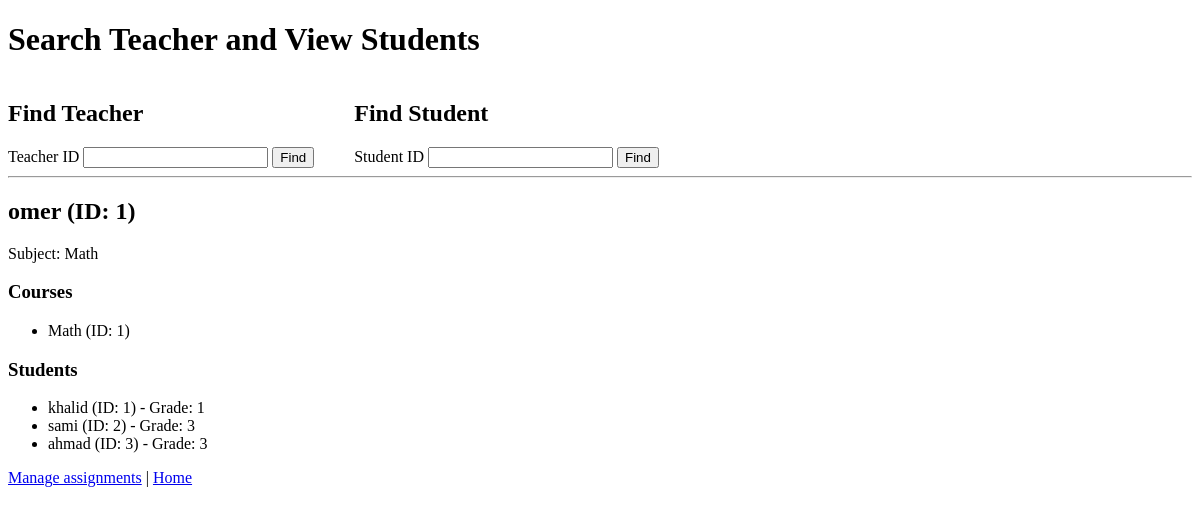
Before: /search/1 with the older database file.
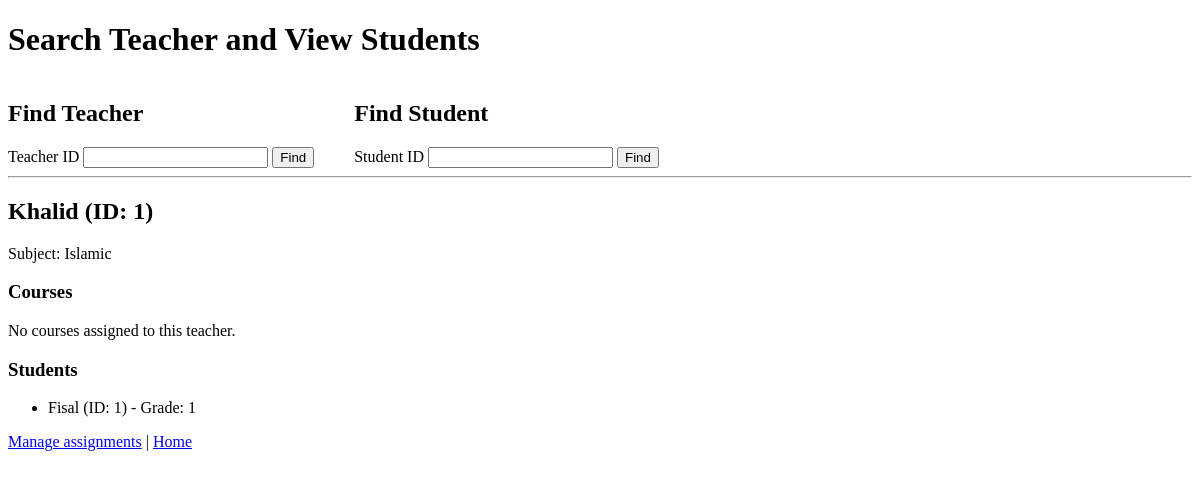
After: the same page with the newer database file.
### models/tables.py (models this page shows)
class Teachers(Base):
    __tablename__ = 'teachers'
    id = Column(Integer, primary_key=True, index=True)
    name = Column(String, index=True)
    subject = Column(String, index=True)
    students = relationship("Students", secondary=teacher_student_association, back_populates="teachers")
    courses = relationship("Courses", secondary=teacher_course_association, back_populates="teachers")

class Courses(Base):
    __tablename__ = 'courses'
    id = Column(Integer, primary_key=True, index=True)
    name = Column(String, index=True)
    teachers = relationship("Teachers", secondary=teacher_course_association, back_populates="courses")
    students = relationship("Students", secondary=student_course_association, back_populates="courses")

class Students(Base):
    __tablename__ = 'students'
    id = Column(Integer, primary_key=True, index=True)
    name = Column(String, index=True)
    grade = Column(String, index=True)
    teachers = relationship("Teachers", secondary=teacher_student_association, back_populates="students")
    courses = relationship("Courses", secondary=student_course_association, back_populates="students")

### main.py (the view)
@app.get("/search/{teacher_id}")
def get_teacher_by_id(request: Request, teacher_id: int, db=Depends(get_db)):
    teacher = db.query(Teachers).filter(Teachers.id == teacher_id).first()
    if not teacher:
        return templates.TemplateResponse("search.html", {"request": request, "error": "Teacher not found"})
    students = [{"id": s.id, "name": s.name, "grade": s.grade} for s in teacher.students]
    courses = [{"id": c.id, "name": c.name} for c in teacher.courses]
    teacher_dict = {"id": teacher.id, "name": teacher.name, "subject": teacher.subject}
    return templates.TemplateResponse("search.html", {"request": request, "teacher": teacher_dict, "students": students, "courses": courses})

### templates/search.html (shortened to what this page needs)
<!DOCTYPE html>
<html lang="en">
<head>
</head>
<body>
    <h1>Search Teacher and View Students</h1>
    <div style="display:flex; gap:40px; align-items:flex-start">
        <div>
            <h2>Find Teacher</h2>
            <form action="/teacher" method="get">
                <label for="teacher_id">Teacher ID</label>
                <input id="teacher_id" name="teacher_id" type="number" required />
                <button type="submit">Find</button>
            </form>
        </div>
        <div>
            <h2>Find Student</h2>
            <form action="/student" method="get">
                <label for="student_id">Student ID</label>
                <input id="student_id" name="student_id" type="number" required />
                <button type="submit">Find</button>
            </form>
        </div>
    </div>
    {% if teacher %}
        <hr />
        <h2>{{ teacher.name }} (ID: {{ teacher.id }})</h2>
        <p>Subject: {{ teacher.subject }}</p>
        <h3>Courses</h3>
        {% if courses and courses|length > 0 %}
            <ul>
                {% for c in courses %}
                    <li>{{ c.name }} (ID: {{ c.id }})</li>
                {% endfor %}
            </ul>
        {% else %}
            <p>No courses assigned to this teacher.</p>
        {% endif %}
        <h3>Students</h3>
        {% if students and students|length > 0 %}
            <ul>
                {% for s in students %}
                    <li>{{ s.name }} (ID: {{ s.id }}) - Grade: {{ s.grade }}</li>
                {% endfor %}
            </ul>
        {% else %}
            <p>No students assigned to this teacher.</p>
        {% endif %}
        <p><a href="/assign">Manage assignments</a> | <a href="/">Home</a></p>
    {% endif %}
</body>
</html>

Changed rows visible on the page:
removed Courses: name "Math", id "1"
removed Students: name "sami", id "2", grade "3"
removed Students: name "ahmad", id "3", grade "3"
changed Teachers: name "omer" → "Khalid"; subject "Math" → "Islamic"
changed Students: name "khalid" → "Fisal"
Other visible differences:
text now shown: "No courses assigned to this teacher."
